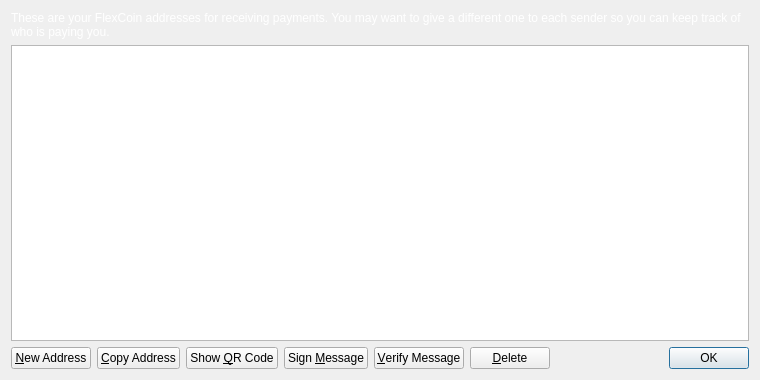
<?xml version="1.0" encoding="UTF-8"?>
<ui version="4.0">
 <class>AddressBookPage</class>
 <widget class="QWidget" name="AddressBookPage">
  <property name="geometry">
   <rect>
    <x>0</x>
    <y>0</y>
    <width>760</width>
    <height>380</height>
   </rect>
  </property>
  <property name="windowTitle">
   <string>Address Book</string>
  </property>
  <layout class="QVBoxLayout" name="verticalLayout">
   <item>
    <widget class="QLabel" name="labelExplanation">
     <property name="styleSheet">
      <string notr="true">color: rgb(255, 255, 255);</string>
     </property>
     <property name="text">
      <string>These are your FlexCoin addresses for receiving payments. You may want to give a different one to each sender so you can keep track of who is paying you.</string>
     </property>
     <property name="textFormat">
      <enum>Qt::PlainText</enum>
     </property>
     <property name="wordWrap">
      <bool>true</bool>
     </property>
    </widget>
   </item>
   <item>
    <widget class="QTableView" name="tableView">
     <property name="contextMenuPolicy">
      <enum>Qt::CustomContextMenu</enum>
     </property>
     <property name="toolTip">
      <string>Double-click to edit address or label</string>
     </property>
     <property name="tabKeyNavigation">
      <bool>false</bool>
     </property>
     <property name="selectionMode">
      <enum>QAbstractItemView::SingleSelection</enum>
     </property>
     <property name="selectionBehavior">
      <enum>QAbstractItemView::SelectRows</enum>
     </property>
     <property name="sortingEnabled">
      <bool>true</bool>
     </property>
     <attribute name="verticalHeaderVisible">
      <bool>false</bool>
     </attribute>
    </widget>
   </item>
   <item>
    <layout class="QHBoxLayout" name="horizontalLayout">
     <item>
      <widget class="QPushButton" name="newAddressButton">
       <property name="toolTip">
        <string>Create a new address</string>
       </property>
       <property name="text">
        <string>&amp;New Address</string>
       </property>
      </widget>
     </item>
     <item>
      <widget class="QPushButton" name="copyToClipboard">
       <property name="toolTip">
        <string>Copy the currently selected address to the system clipboard</string>
       </property>
       <property name="text">
        <string>&amp;Copy Address</string>
       </property>
      </widget>
     </item>
     <item>
      <widget class="QPushButton" name="showQRCode">
       <property name="text">
        <string>Show &amp;QR Code</string>
       </property>
      </widget>
     </item>
     <item>
      <widget class="QPushButton" name="signMessage">
       <property name="toolTip">
        <string>Sign a message to prove you own a FlexCoin address</string>
       </property>
       <property name="text">
        <string>Sign &amp;Message</string>
       </property>
      </widget>
     </item>
     <item>
      <widget class="QPushButton" name="verifyMessage">
       <property name="toolTip">
        <string>Verify a message to ensure it was signed with a specified FlexCoin address</string>
       </property>
       <property name="text">
        <string>&amp;Verify Message</string>
       </property>
      </widget>
     </item>
     <item>
      <widget class="QPushButton" name="deleteButton">
       <property name="toolTip">
        <string>Delete the currently selected address from the list</string>
       </property>
       <property name="text">
        <string>&amp;Delete</string>
       </property>
      </widget>
     </item>
     <item>
      <spacer name="horizontalSpacer">
       <property name="orientation">
        <enum>Qt::Horizontal</enum>
       </property>
       <property name="sizeHint" stdset="0">
        <size>
         <width>40</width>
         <height>20</height>
        </size>
       </property>
      </spacer>
     </item>
     <item>
      <widget class="QDialogButtonBox" name="buttonBox">
       <property name="sizePolicy">
        <sizepolicy hsizetype="Maximum" vsizetype="Fixed">
         <horstretch>0</horstretch>
         <verstretch>0</verstretch>
        </sizepolicy>
       </property>
       <property name="standardButtons">
        <set>QDialogButtonBox::Ok</set>
       </property>
      </widget>
     </item>
    </layout>
   </item>
  </layout>
 </widget>
 <resources/>
 <connections/>
</ui>
